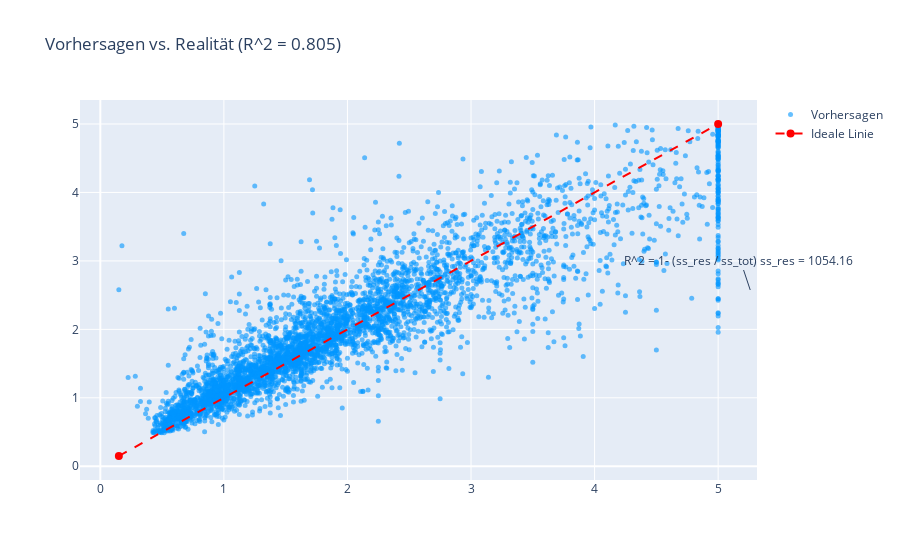

This figure's notebook cell:
### Code cell
import plotly.graph_objects as go

fig1 = go.Figure()

info_text = (
    f"R^2 = 1- (ss_res / ss_tot)\n"
    f"ss_res = {ss_res:.2f}\n"
)

fig1.add_trace(go.Scatter(
    x=y_test,
    y=y_pred,
    mode="markers",
    name="Vorhersagen",
    marker=dict(color="rgba(0, 150, 255, 0.6)", size=5)
))

# Ideale Linie:
fig1.add_trace(go.Scatter(
    x=[min(y_test), max(y_test)],
    y=[min(y_test), max(y_test)],
    mode="lines+markers",
    name="Ideale Linie",
    marker=dict(color="red", size=8, symbol="circle"),
    line=dict(dash="dash")
))

fig1.update_layout(
    title=f"Vorhersagen vs. Realität (R^2 = {r2:.3f})",
    annotations=[
        dict(
            text=info_text,
            align="left",
            xref="paper",
            yref="paper",
            x=0.99,

        )
    ]
    
)

fig1

### Figure 1 — Plotly figure (JSON) as saved in the notebook; plotly's stock layout.template omitted (floating-point values rounded to 4 significant figures; data arrays with more than 128 entries replaced by an {"elided": "..."} marker saying what was removed)
{"data": [{"marker": {"color": "rgba(0, 150, 255, 0.6)", "size": 5}, "mode": "markers", "name": "Vorhersagen", "type": "scatter", "x": {"elided": "4128 float values"}, "y": {"elided": "4128 float values"}}, {"line": {"dash": "dash"}, "marker": {"color": "red", "size": 8, "symbol": "circle"}, "mode": "lines+markers", "name": "Ideale Linie", "type": "scatter", "x": [0.15, 5.0], "y": [0.15, 5.0]}], "layout": {"annotations": [{"align": "left", "text": "R^2 = 1- (ss_res / ss_tot)\nss_res = 1054.16\n", "x": 0.99, "xref": "paper", "yref": "paper"}], "title": {"text": "Vorhersagen vs. Realität (R^2 = 0.805)"}}}
